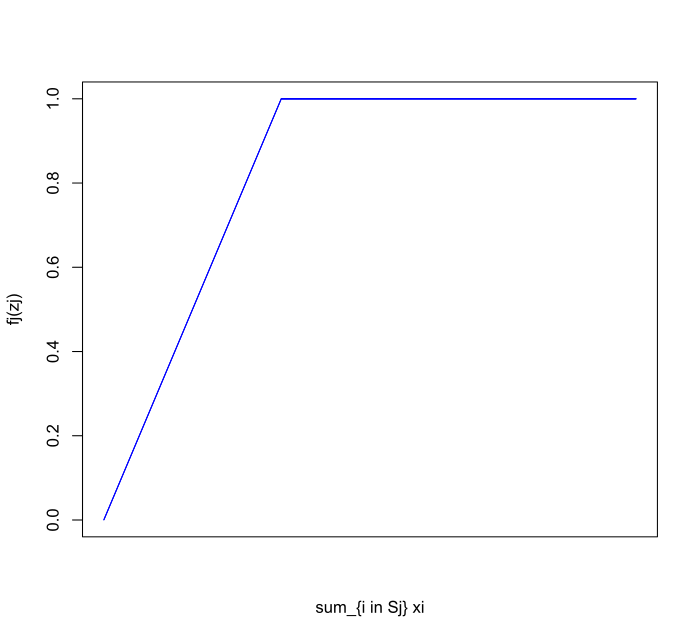

Write R code to recreate this figure.
fx <- ifelse(x > -0.326 & x <0.625, 0.632,
    ifelse(x > -1.793 & x < -1.304,  0.454,
    ifelse(x > 1.630 & x < 2.119, 0.227, 0)))

plot(fx,type="l",col="blue")


fx <- ifelse(x > -0.326 & x < 1, 0,
    ifelse(x > 1,  1,
    ifelse(x > 1.630 & x < 1, 0.227, 0)))

title = ""        
plot(fx,type="l",col="blue",main=title,xlab="sum_{i in Sj} xi",ylab="fj(zj)",xaxt="n")


fx <- ifelse(x > 0 & x <= 1, x,
    ifelse(x > 1,  1,
    ifelse(x > 1.630 & x < 1, 0.227, 0)))
 

x<-c(1:300000)*0.00001
#x_at = c(1,10*(1:10))
#x_labels = sample_sizes[order(sample_sizes)][x_at]

title = ""        
plot(fx,type="l",col="blue",main=title,xlab="sum_{i in Sj} xi",ylab="fj(zj)",xaxt="n")



plot(fx,type="l",col="blue",main=title,xlab="z",ylab="f(z)",xaxt="n")
